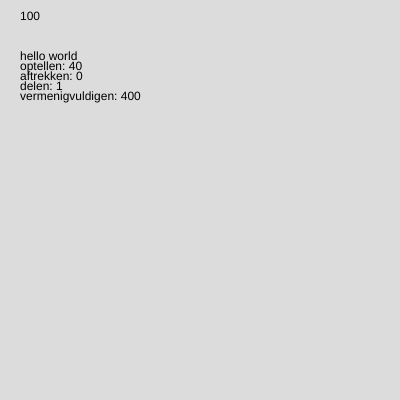
Frame 1 (no input)
Frame 60 (no input): identical to frame 1, image omitted
Frame 120 (the mouse pressed at the canvas centre since frame 60): identical to frame 1, image omitted

The p5.js sketch that drew this single still picture (run headless with seeded random() and noise() and a simulated clock; from frame 60 on, the mouse is pressed at the canvas centre):

// p5.js sketch
// ── sketch.js
function setup() {
  createCanvas(400, 400);

}

function draw() {
  background(220);
  // stap 1
  let x = 100;
  text(x, 20, 20)

  // stap 2 
  let groet = "hello world"
  text(groet, 20, 60);

  // stap 3 + 4
  let a = 20;
  let b = 20;

  let optellen = a + b;
  text ("optellen: " + optellen, 20, 70)
  let aftrekken = a - b;
  text("aftrekken: " + aftrekken, 20 ,80)
  let delen = a/b 
  text("delen: " + delen, 20 ,90)
  let vermenigvuldigen = a * b;
  text("vermenigvuldigen: " + vermenigvuldigen, 20, 100)
}
